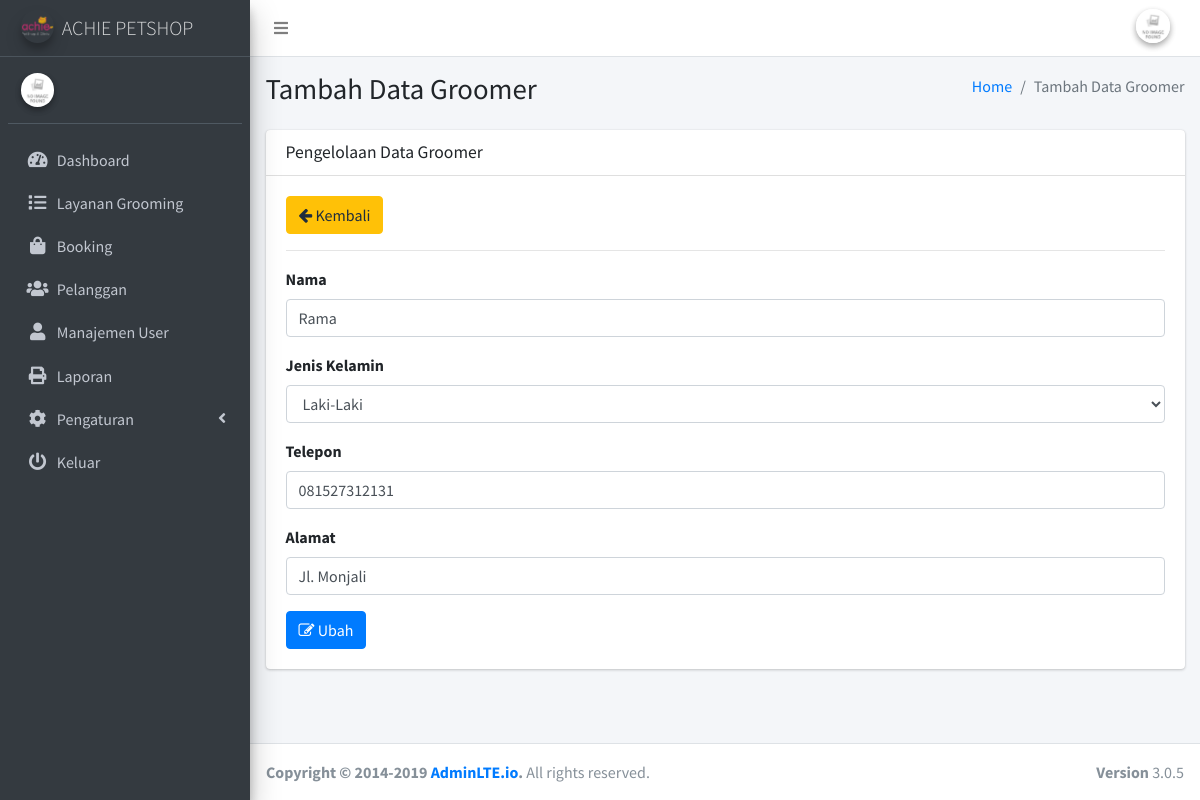
/admin/groomer/edit/5, run on the app's committed database.
### tables this page shows
CREATE TABLE `groomer` (
  `id_groomer` int(11) NOT NULL,
  `nama_groomer` varchar(50) NOT NULL,
  `jk_groomer` enum('L','P','','') NOT NULL,
  `telepon_groomer` varchar(15) NOT NULL,
  `alamat_groomer` text NOT NULL,
  `tanggal_update` timestamp NOT NULL DEFAULT current_timestamp() ON UPDATE current_timestamp()
);

### application/views/admin/layout/v_content.php (called while the page is built)
<?php
if ($content)
{
	$this->load->view($content);
}
?>

### application/views/admin/layout/v_wrapper.php (called while the page is built)
<?php
include 'v_head.php';
include 'v_nav.php';
include 'v_header.php';
include 'v_content.php';
include 'v_footer.php';
?>

### application/controllers/admin/Groomer.php (called while the page is built, shortened)
<?php
class Groomer extends CI_Controller {
	public function __construct()
	{
		$this->load->model('groomer_model', 'groomer');
	}
	public function edit($id_groomer)
	{
		$detail = $this->groomer->detail($id_groomer);
		$data = array(
			'title'	=> 'Tambah Groomer',
			'detail'	=> $detail,
			'content'	=> 'admin/groomer/v_edit'
		);
		$this->load->view('admin/layout/v_wrapper', $data, FALSE);
	}
}

### index.php (called while the page is built, shortened)
<?php
require_once BASEPATH.'core/CodeIgniter.php';

### application/models/Groomer_model.php (called while the page is built, shortened)
<?php
class Groomer_model extends CI_Model {
	public function detail($id_groomer)
	{
		$this->db->select('*');
		$this->db->from('groomer');
		$this->db->where('id_groomer', $id_groomer);
		$query = $this->db->get();
		return $query->row();
	}
}

### application/views/admin/groomer/v_edit.php (the view, shortened to what this page needs)
<div class="content-wrapper">
  <section class="content-header">
    <div class="container-fluid">
      <div class="row mb-2">
        <div class="col-sm-6">
          <h1>Tambah Data Groomer</h1>
        </div>
        <div class="col-sm-6">
          <ol class="breadcrumb float-sm-right">
            <li class="breadcrumb-item"><a href="#">Home</a></li>
            <li class="breadcrumb-item active">Tambah Data Groomer</li>
          </ol>
        </div>
      </div>
    </div>
  </section>
  <section class="content">
    <div class="container-fluid">
      <div class="row">
        <div class="col-12">
          <div class="card">
            <div class="card-header">
              <h3 class="card-title">Pengelolaan Data Groomer</h3>
            </div>
            <div class="card-body">
              <a href="<?= base_url() ?>admin/groomer" class="btn btn-warning"><i class="fa fa-arrow-left"></i> Kembali</a>
              <hr>
              <form action="<?= base_url() ?>admin/groomer/edit/<?= $detail->id_groomer ?>" method="post">
                <div class="form-group">
                  <label for="">Nama</label>
                  <input type="text" name="nama" value="<?= $detail->nama_groomer ?>" class="form-control" placeholder="Nama" required="">
                </div>
                <div class="form-group">
                  <label for="">Jenis Kelamin</label>
                  <select name="jk" id="" class="form-control" required="">
                    <option value="L" <?php if ($detail->jk_groomer=="L") {echo "selected";} ?>>Laki-Laki</option>
                  </select>
                </div>
                <div class="form-group">
                  <label for="">Telepon</label>
                  <input type="number" name="telepon" value="<?= $detail->telepon_groomer ?>" class="form-control" placeholder="Telepon" required="">
                </div>
                <div class="form-group">
                  <label for="">Alamat</label>
                  <input type="text" name="alamat" value="<?= $detail->alamat_groomer ?>" class="form-control" placeholder="Alamat" required="">
                </div>
                <button type="submit" class="btn btn-primary"><i class="fa fa-edit"></i> Ubah</button>
              </form>
            </div>
          </div>
        </div>
      </div>
    </div>
  </section>
</div>

### data on the page
groomer: nama "Rama", jk "Laki-Laki", telepon "081527312131", alamat "Jl. Monjali"
